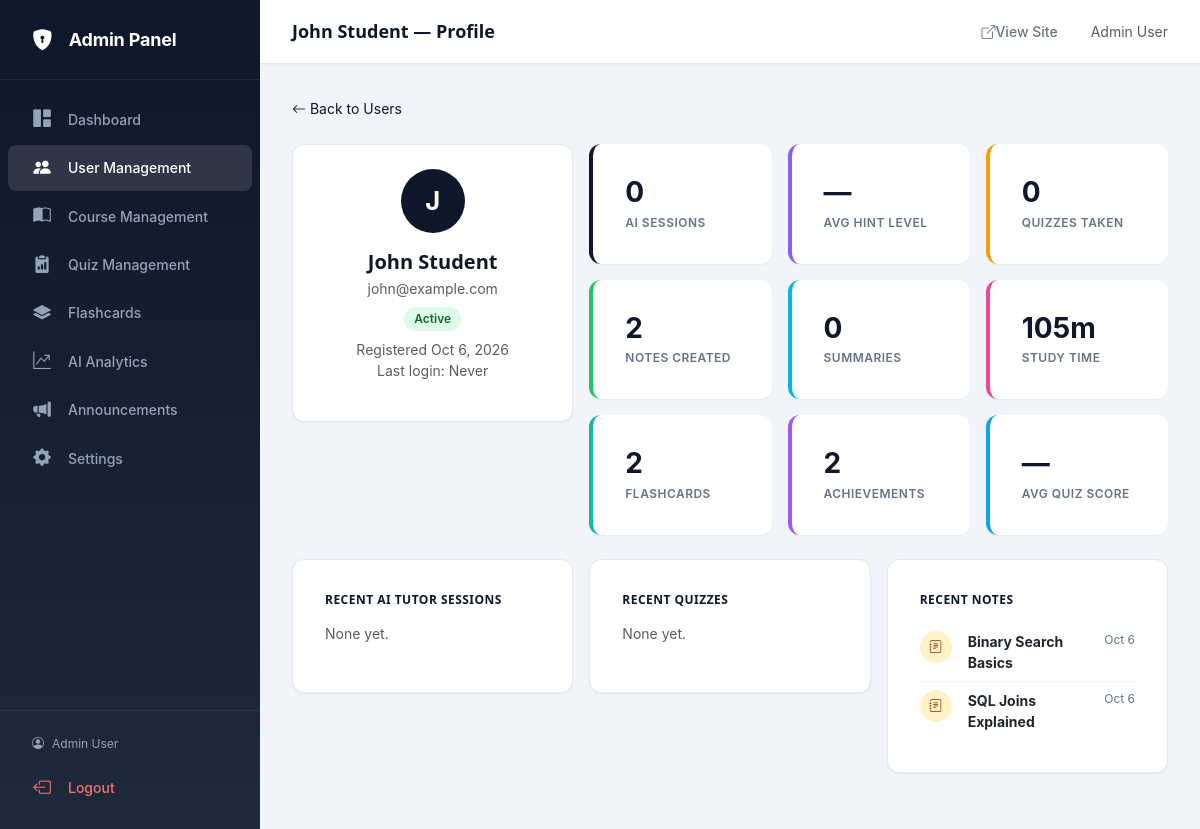
The app's page /admin/user_view.php?id=2 (signed in) with its own data.
### tables this page shows
CREATE TABLE IF NOT EXISTS users (
    id INT AUTO_INCREMENT PRIMARY KEY,
    name VARCHAR(255) NOT NULL,
    email VARCHAR(255) NOT NULL UNIQUE,
    password VARCHAR(255) NOT NULL,
    role ENUM('user', 'admin') DEFAULT 'user',
    status ENUM('active', 'suspended') NOT NULL DEFAULT 'active',
    avatar VARCHAR(255) DEFAULT NULL,
    department VARCHAR(100) DEFAULT NULL,
    created_at TIMESTAMP DEFAULT CURRENT_TIMESTAMP,
    updated_at TIMESTAMP DEFAULT CURRENT_TIMESTAMP ON UPDATE CURRENT_TIMESTAMP,
    last_login TIMESTAMP NULL,
    INDEX idx_email (email),
    INDEX idx_role (role)
);

CREATE TABLE IF NOT EXISTS notes (
    id INT AUTO_INCREMENT PRIMARY KEY,
    title VARCHAR(255) NOT NULL,
    content TEXT NOT NULL,
    course_id INT,
    user_id INT NOT NULL,
    created_at TIMESTAMP DEFAULT CURRENT_TIMESTAMP,
    updated_at TIMESTAMP DEFAULT CURRENT_TIMESTAMP ON UPDATE CURRENT_TIMESTAMP,
    FOREIGN KEY (course_id) REFERENCES courses(id) ON DELETE SET NULL,
    FOREIGN KEY (user_id) REFERENCES users(id) ON DELETE CASCADE,
    INDEX idx_user_id (user_id),
    INDEX idx_course_id (course_id),
    FULLTEXT idx_content (title, content)
);

### config/config.php (called while the page is built, shortened)
<?php
function app_url($path = '') {
    $path = ltrim($path, '/');
    return rtrim(APP_BASE_URL, '/') . '/' . $path;
}
function asset_url($path) {
    $path = ltrim($path, '/');
    return app_url('assets/' . $path);
}

### admin/user_view.php (the view, shortened to what this page needs)
<?php
require_once __DIR__ . '/../config/config.php';
$db = get_db_connection();
$uid = intval($_GET['id'] ?? 0);
function aq($db, $sql, $p = []) {
    try { $stmt = $db->prepare($sql); $stmt->execute($p); return $stmt->fetch(); }
    catch (Exception $e) { return false; }
}
function aq_col($db, $sql, $p = []) {
    try { $stmt = $db->prepare($sql); $stmt->execute($p); return $stmt->fetchColumn(); }
    catch (Exception $e) { return 0; }
}
function aq_all($db, $sql, $p = []) {
    try { $stmt = $db->prepare($sql); $stmt->execute($p); return $stmt->fetchAll(); }
    catch (Exception $e) { return []; }
}
$user = aq($db, "SELECT * FROM users WHERE id=? AND role='user' LIMIT 1", [$uid]);
$page_title = htmlspecialchars($user['name']) . ' — Profile';
$stats = [
    'ai_sessions'  => aq_col($db, "SELECT COUNT(*) FROM ai_tutor_questions WHERE user_id=?", [$uid]),
    'avg_level'    => aq_col($db, "SELECT ROUND(AVG(final_level),1) FROM ai_tutor_questions WHERE user_id=?", [$uid]),
    'revealed'     => aq_col($db, "SELECT COUNT(*) FROM ai_tutor_questions WHERE user_id=? AND answer_revealed=1", [$uid]),
    'notes'        => aq_col($db, "SELECT COUNT(*) FROM notes WHERE user_id=?", [$uid]),
    'summaries'    => aq_col($db, "SELECT COUNT(*) FROM summaries WHERE user_id=?", [$uid]),
    'quizzes_taken'=> aq_col($db, "SELECT COUNT(*) FROM quiz_results WHERE user_id=?", [$uid]),
    'avg_quiz'     => aq_col($db, "SELECT ROUND(AVG(percentage),1) FROM quiz_results WHERE user_id=?", [$uid]),
    'flashcards'   => aq_col($db, "SELECT COUNT(*) FROM flashcards WHERE user_id=?", [$uid]),
    'study_time'   => aq_col($db, "SELECT COALESCE(SUM(duration_minutes),0) FROM study_sessions WHERE user_id=?", [$uid]),
    'achievements' => aq_col($db, "SELECT COUNT(*) FROM user_achievements WHERE user_id=?", [$uid]),
];
$recent_quizzes = aq_all($db, "SELECT q.title, qr.score, qr.total_questions, qr.percentage, qr.completed_at FROM quiz_results qr JOIN quizzes q ON qr.quiz_id=q.id WHERE qr.user_id=? ORDER BY qr.completed_at DESC LIMIT 5", [$uid]);
$recent_ai = aq_all($db, "SELECT question, final_level, answer_revealed, created_at FROM ai_tutor_questions WHERE user_id=? ORDER BY created_at DESC LIMIT 5", [$uid]);
$recent_notes = aq_all($db, "SELECT title, created_at FROM notes WHERE user_id=? ORDER BY created_at DESC LIMIT 5", [$uid]);
require_once __DIR__ . '/../views/admin/partials/header.php';
?>
<div class="mb-4">
    <a href="<?php echo app_url('admin/users.php'); ?>" class="text-decoration-none" style="color:var(--color-primary-dark);font-size:var(--font-size-sm)"><i class="bi bi-arrow-left"></i> Back to Users</a>
</div>
<div class="row g-3 mb-4">
    <div class="col-lg-4">
        <div class="card"><div class="card-body text-center py-4">
            <div style="width:64px;height:64px;border-radius:50%;background:var(--color-primary-dark);color:#fff;display:inline-flex;align-items:center;justify-content:center;font-size:1.6rem;font-weight:700;margin-bottom:var(--spacing-md)"><?php echo strtoupper(substr($user['name'],0,1)); ?></div>
            <h5 style="color:var(--color-primary-dark);margin-bottom:4px"><?php echo htmlspecialchars($user['name']); ?></h5>
            <p class="text-muted small mb-2"><?php echo htmlspecialchars($user['email']); ?></p>
            <div class="d-flex justify-content-center gap-2 mb-2">
                <span class="<?php echo ($user['status'] ?? 'active')==='suspended'?'badge-suspended':'badge-active'; ?>"><?php echo ucfirst($user['status'] ?? 'active'); ?></span>
            </div>
            <p class="text-muted small mb-0">Registered <?php echo date('M j, Y', strtotime($user['created_at'])); ?></p>
            <p class="text-muted small">Last login: <?php echo $user['last_login'] ? date('M j, Y g:i A', strtotime($user['last_login'])) : 'Never'; ?></p>
        </div></div>
    </div>
    <div class="col-lg-8">
        <div class="row g-3">
            <div class="col-6 col-md-4"><div class="admin-stat-card"><div class="admin-stat-value"><?php echo number_format($stats['ai_sessions']); ?></div><div class="admin-stat-label">AI Sessions</div></div></div>
            <div class="col-6 col-md-4"><div class="admin-stat-card" style="border-left-color:#8b5cf6"><div class="admin-stat-value"><?php echo $stats['avg_level'] ?? '—'; ?></div><div class="admin-stat-label">Avg Hint Level</div></div></div>
            <div class="col-6 col-md-4"><div class="admin-stat-card" style="border-left-color:#f59e0b"><div class="admin-stat-value"><?php echo number_format($stats['quizzes_taken']); ?></div><div class="admin-stat-label">Quizzes Taken</div></div></div>
            <div class="col-6 col-md-4"><div class="admin-stat-card" style="border-left-color:#22c55e"><div class="admin-stat-value"><?php echo number_format($stats['notes']); ?></div><div class="admin-stat-label">Notes Created</div></div></div>
            <div class="col-6 col-md-4"><div class="admin-stat-card" style="border-left-color:#06b6d4"><div class="admin-stat-value"><?php echo number_format($stats['summaries']); ?></div><div class="admin-stat-label">Summaries</div></div></div>
            <div class="col-6 col-md-4"><div class="admin-stat-card" style="border-left-color:#ec4899"><div class="admin-stat-value"><?php echo number_format($stats['study_time']); ?>m</div><div class="admin-stat-label">Study Time</div></div></div>
            <div class="col-6 col-md-4"><div class="admin-stat-card" style="border-left-color:#14b8a6"><div class="admin-stat-value"><?php echo number_format($stats['flashcards']); ?></div><div class="admin-stat-label">Flashcards</div></div></div>
            <div class="col-6 col-md-4"><div class="admin-stat-card" style="border-left-color:#a855f7"><div class="admin-stat-value"><?php echo number_format($stats['achievements']); ?></div><div class="admin-stat-label">Achievements</div></div></div>
            <div class="col-6 col-md-4"><div class="admin-stat-card" style="border-left-color:#0ea5e9"><div class="admin-stat-value"><?php echo $stats['avg_quiz'] ? $stats['avg_quiz'].'%' : '—'; ?></div><div class="admin-stat-label">Avg Quiz Score</div></div></div>
        </div>
    </div>
</div>
<div class="row g-3 mb-4">
    <div class="col-lg-4">
        <div class="card"><div class="card-body">
            <h6 style="font-weight:600;color:var(--color-primary-dark);text-transform:uppercase;letter-spacing:0.04em;font-size:var(--font-size-xs);margin-bottom:var(--spacing-md)">Recent AI Tutor Sessions</h6>
            <?php if (empty($recent_ai)): echo '<p class="text-muted small">None yet.</p>'; endif; ?>
        </div></div>
    </div>
    <div class="col-lg-4">
        <div class="card"><div class="card-body">
            <h6 style="font-weight:600;color:var(--color-primary-dark);text-transform:uppercase;letter-spacing:0.04em;font-size:var(--font-size-xs);margin-bottom:var(--spacing-md)">Recent Quizzes</h6>
            <?php if (empty($recent_quizzes)): echo '<p class="text-muted small">None yet.</p>'; endif; ?>
        </div></div>
    </div>
    <div class="col-lg-4">
        <div class="card"><div class="card-body">
            <h6 style="font-weight:600;color:var(--color-primary-dark);text-transform:uppercase;letter-spacing:0.04em;font-size:var(--font-size-xs);margin-bottom:var(--spacing-md)">Recent Notes</h6>
            <?php foreach ($recent_notes as $n): ?>
            <div class="admin-activity-item">
                <div class="admin-activity-icon summary"><i class="bi bi-journal-text"></i></div>
                <div class="admin-activity-text"><strong><?php echo htmlspecialchars($n['title']); ?></strong></div>
                <div class="admin-activity-time"><?php echo date('M j', strtotime($n['created_at'])); ?></div>
            </div>
            <?php endforeach; ?>
        </div></div>
    </div>
</div>
<?php require_once __DIR__ . '/../views/admin/partials/footer.php'; ?>

### views/admin/partials/header.php (shortened to what this page needs)
<?php
require_once __DIR__ . '/../../../config/config.php';
?>
<!DOCTYPE html>
<html lang="en">
<head>
    <link href="<?php echo asset_url('vendor/bootstrap.min.css'); ?>" rel="stylesheet">
    <link href="<?php echo asset_url('vendor/bootstrap-icons.min.css'); ?>" rel="stylesheet">
    <link rel="stylesheet" href="<?php echo asset_url('css/style.css?v=3'); ?>">
</head>
<body class="admin-body">
<div class="admin-layout">
<?php require_once __DIR__ . '/sidebar.php'; ?>
<div class="admin-main">
<header class="admin-topbar">
    <h6 class="admin-topbar-title mb-0"><?php echo htmlspecialchars($page_title); ?></h6>
    <div class="d-flex align-items-center gap-3">
        <a href="<?php echo app_url('index.php'); ?>" class="btn btn-sm btn-outline-secondary" target="_blank"><i class="bi bi-box-arrow-up-right"></i> View Site</a>
        <span class="d-none d-sm-inline text-muted small"><?php echo htmlspecialchars($admin_name); ?></span>
    </div>
</header>
<div class="admin-content">

### records on screen
users: name "John Student — Profile", name "J", name "John Student", email "john@example.com", status "Active", created_at "Oct 6, 2026"
notes: title "Binary Search Basics", created_at "Oct 6"
notes: title "SQL Joins Explained", created_at "Oct 6"

### other values on screen
$item['label'] "Dashboard"
$item['label'] "User Management"
$item['label'] "Course Management"
$item['label'] "Quiz Management"
$item['label'] "Flashcards"
$item['label'] "AI Analytics"
$item['label'] "Announcements"
$item['label'] "Settings"
$admin_name "Admin User"
$stats['ai_sessions'] "0"
$stats['avg_level'] "—"
$stats['quizzes_taken'] "0"
$stats['notes'] "2"
$stats['summaries'] "0"
$stats['study_time'] "105"
